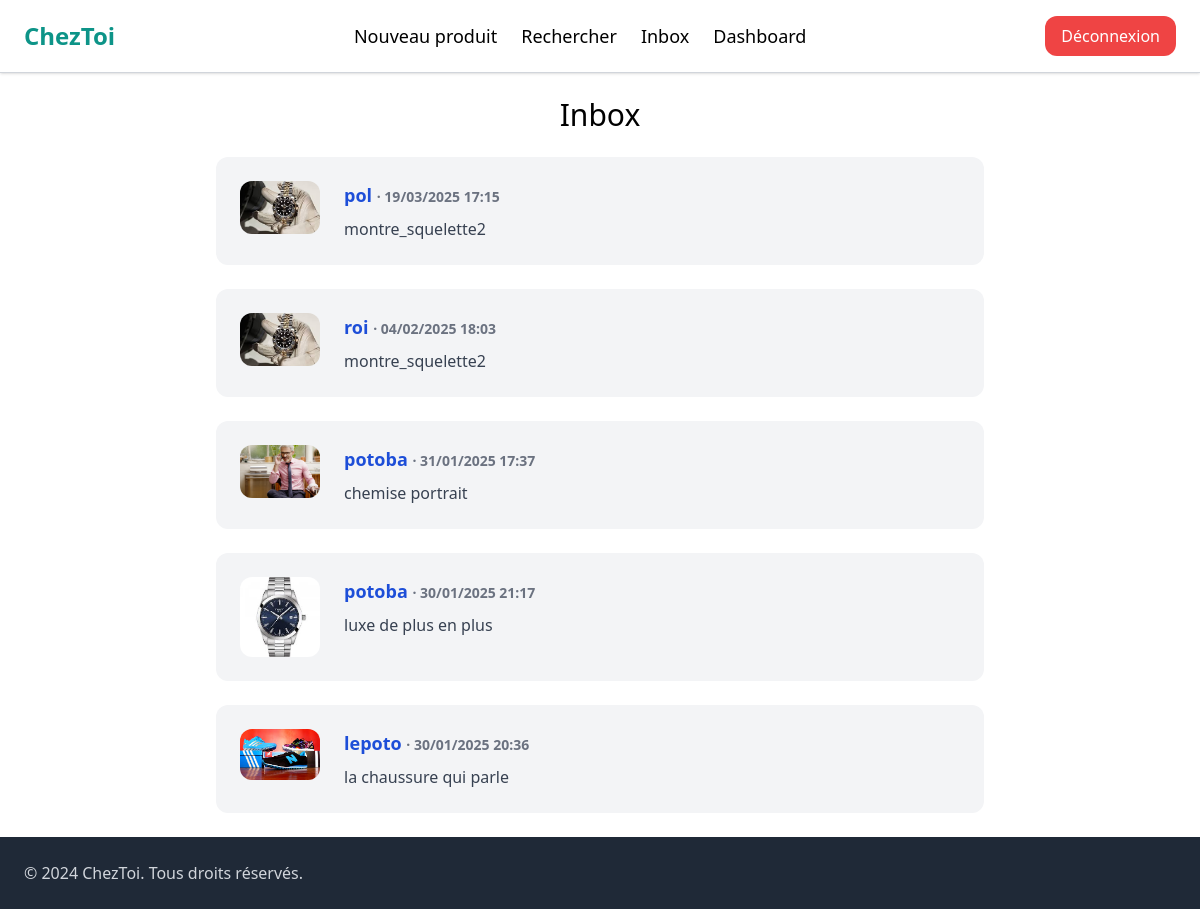
The page /inbox/ (signed in) on the database its author committed.
### conversation/models.py (models this page shows)
class Conversation(models.Model):
    item=models.ForeignKey(Item,related_name='conversations',on_delete=models.CASCADE)
    members=models.ManyToManyField(User,related_name='conversations')
    created_at=models.DateTimeField(auto_now_add=True)
    modified_at=models.DateTimeField(auto_now=True)
    class Meta:
        ordering=('-modified_at',)

### item/models.py (models this page shows, shortened)
class Item(models.Model):
    category=models.ForeignKey(Category,verbose_name='items',on_delete=models.CASCADE)
    name=models.CharField(max_length=255)
    description=models.TextField(blank=True,null=True)
    price=models.DecimalField(max_digits=10,decimal_places=2)
    image=models.ImageField(upload_to='item_images',blank=True,null=True)
    is_sold=models.BooleanField(default=False)
    created_by=models.ForeignKey(User, verbose_name='Users', on_delete=models.CASCADE)
    created_at=models.DateTimeField(auto_now_add=True)
    class Meta:
        ordering=('-created_at',)

### conversation/views.py (the view)
# urls.py: path('', views.inbox, name='inbox'),
@login_required
def inbox(request):
    conversations = Conversation.objects.filter(members__in=[request.user.id])
    return render(request, 'conversation/inbox.html', {
        'conversations': conversations
    })

### conversation/templates/conversation/inbox.html (shortened to what this page needs)
{% extends 'core/base.html' %}
{% block content %}
<h1 class="mb-6 text-3xl text-center">Inbox</h1>
<div class="space-y-6">
    {% for conversation in conversations %}
    <a href="{% url 'conversation:detail' conversation.id %}" class="block">
        <div class="p-4 md:p-6 flex bg-gray-100 rounded-xl hover:bg-gray-200 transition max-w-3xl mx-auto">
            <div class="pr-4 md:pr-6">
                <img src="{{ conversation.item.image.url }}" alt="Item image" class="w-16 md:w-20 rounded-xl object-cover">
            </div>
            <div class="flex-1">
                {% for member in conversation.members.all %}
                    {% if member != request.user %}
                        <p class="mb-2 text-blue-700 font-semibold text-lg">
                            {{ member.username }}
                            <span class="text-gray-500 text-sm">· {{ conversation.modified_at|date:"d/m/Y H:i" }}</span>
                        </p>
                        <p class="text-gray-700">{{ conversation.item.name }}</p>
                    {% endif %}
                {% endfor %}
            </div>
        </div>
    </a>
    {% empty %}
    <p class="text-center text-gray-500">Aucune conversation pour l'instant.</p>
    {% endfor %}
</div>
{% endblock content %}

### core/templates/core/base.html (shortened to what this page needs)
<!doctype html>
<html lang="fr">
<head>
  <script src="https://cdn.tailwindcss.com"></script>
  <link rel="stylesheet" href="https://cdnjs.cloudflare.com/ajax/libs/font-awesome/6.4.0/css/all.min.css">
  {% load static %}
</head>
<body class="flex flex-col min-h-screen">
  <nav class="py-4 px-6 flex justify-between items-center border-b border-gray-300 bg-white shadow">
    <a href="/" class="text-2xl font-bold text-teal-600">ChezToi</a>
    <div id="menu" class="hidden md:flex flex-col md:flex-row absolute md:static top-16 left-0 w-full md:w-auto bg-white md:bg-transparent z-50 px-6 md:px-0 py-4 md:py-0 space-y-4 md:space-y-0 md:space-x-6 shadow md:shadow-none">
      <a href="{% url 'item:newItem' %}" class="text-lg font-medium hover:text-teal-600">Nouveau produit</a>
      <a href="{% url 'item:items' %}" class="text-lg font-medium hover:text-teal-600">Rechercher</a>
      {% if request.user.is_authenticated %}
        <a href="{% url 'conversation:inbox' %}" class="text-lg font-medium hover:text-teal-600">Inbox</a>
        <a href="{% url 'dashboard:index' %}" class="text-lg font-medium hover:text-teal-600">Dashboard</a>
      {% endif %}
    </div>
    <div class="hidden md:flex items-center space-x-4">
      {% if request.user.is_authenticated %}
        <a href="{% url 'logout' %}" class="px-4 py-2 bg-red-500 hover:bg-red-700 text-white rounded-xl">Déconnexion</a>
      {% else %}
        <a href="{% url 'core:signup' %}" class="px-4 py-2 bg-teal-500 hover:bg-teal-700 text-white rounded-xl">S'inscrire</a>
        <a href="{% url 'core:login' %}" class="px-4 py-2 bg-gray-500 hover:bg-teal-700 text-white rounded-xl">Connexion</a>
      {% endif %}
    </div>
  </nav>
  <main class="flex-grow py-6 px-6">
    {% block content %}
    {% endblock %}
  </main>
  <footer class="py-6 px-6 bg-gray-800 text-gray-300">
    <p>&copy; 2024 ChezToi. Tous droits réservés.</p>
  </footer>
</body>
</html>

### rows shown on the page
Conversation: item.image (picture), modified_at "19/03/2025 17:15", item.name "montre_squelette2"
Conversation: item.image (picture), modified_at "04/02/2025 18:03", item.name "montre_squelette2"
Conversation: item.image (picture), modified_at "31/01/2025 17:37", item.name "chemise portrait"
Conversation: item.image (picture), modified_at "30/01/2025 21:17", item.name "luxe de plus en plus"
Conversation: item.image (picture), modified_at "30/01/2025 20:36", item.name "la chaussure qui parle"

### other values the page prints
{{ member.username }} "pol"
{{ member.username }} "roi"
{{ member.username }} "potoba"
{{ member.username }} "lepoto"
